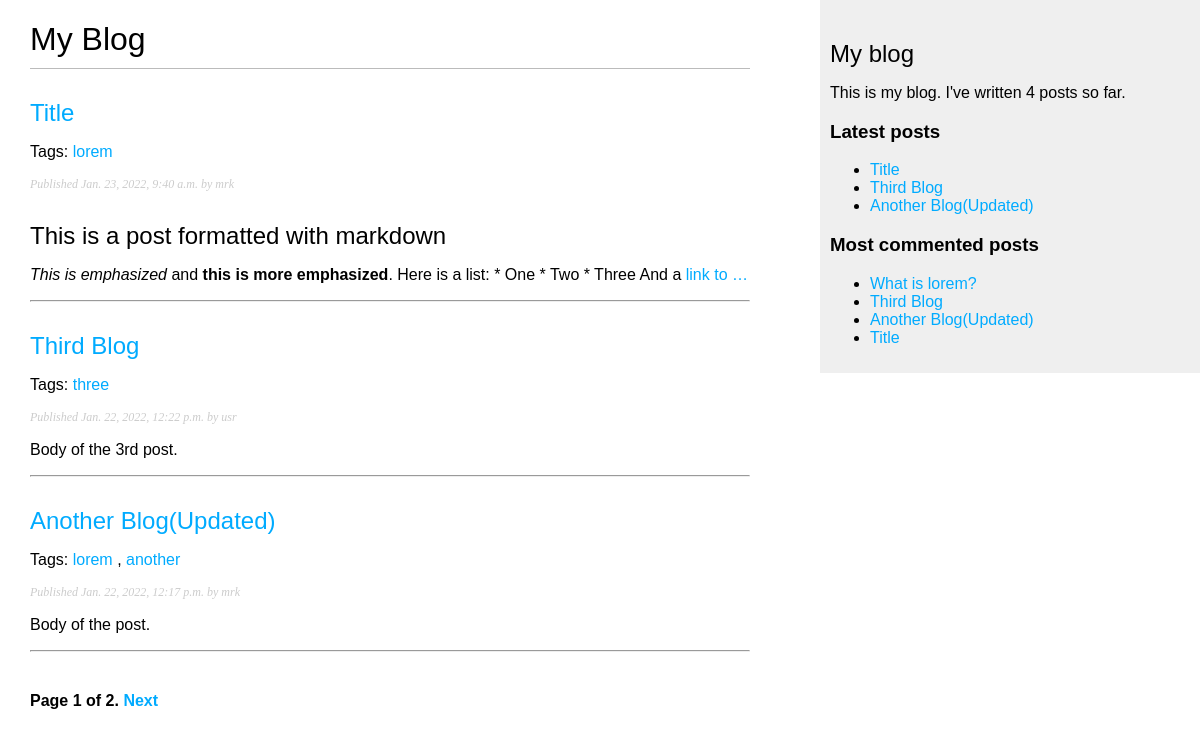
Screenshot of /blog/ with the database file from the repository.
### blog/models.py (models this page shows, shortened)
class Post(models.Model):
    STATUS_CHOICES = ( ('draft', 'Draft'), ('published', 'Published'),)
    title = models.CharField(max_length=250)
    slug = models.SlugField(max_length=250, unique_for_date='publish')
    author = models.ForeignKey(User, on_delete=models.CASCADE, related_name='blog_posts')
    body = models.TextField()
    publish = models.DateTimeField(default=timezone.now)
    created = models.DateTimeField(auto_now_add=True)
    updated = models.DateTimeField(auto_now=True)
    status = models.CharField(max_length=10, choices=STATUS_CHOICES, default='draft')
    tags = TaggableManager()
    objects = models.Manager() # The default manager.
    published = PublishedManager() # Our custom manager.
    def get_absolute_url(self):
        return reverse('blog:post_detail', args=[self.publish.year, self.publish.month, self.publish.day, self.slug])
    class Meta:
        ordering = ('-publish',)

### blog/views.py (the view)
# urls.py: path('', views.post_list, name='post_list'),
def post_list(request, tag_slug=None):
    object_list = Post.published.all()
    tag = None
    if tag_slug:
        tag = get_object_or_404(Tag, slug=tag_slug)
        object_list = object_list.filter(tags__in=[tag])
    paginator = Paginator(object_list, 3) # 3 posts in each page
    page = request.GET.get('page')
    try:
        posts = paginator.page(page)
    except PageNotAnInteger:
        posts = paginator.page(1)
    except EmptyPage:
        posts = paginator.page(paginator.num_pages)
    return render(request, 'blog/post/list.html', {'page': page, 'posts': posts, 'tag': tag})

### blog/models.py (called while the page is built)
    def get_queryset(self):
        return super(PublishedManager, self).get_queryset() \
                                            . filter(status='published')

### blog/templatetags/blog_tags.py (called while the page is built)
@register.simple_tag
def total_posts():
    return Post.published.count()

@register.inclusion_tag('blog/post/latest_posts.html')
def show_latest_posts(count=5):
    latest_posts = Post.published.order_by('-publish')[:count]
    return {'latest_posts': latest_posts}

@register.simple_tag
def get_most_commented_posts(count=5):
    return Post.published.annotate(total_comments=Count('comments')).order_by('-total_comments')[:count]

@register.filter(name='markdown')
def markdown_format(text):
    return mark_safe(markdown.markdown(text))

### blog/templates/blog/post/list.html (shortened to what this page needs)
{% extends "blog/base.html" %}
{% load blog_tags %}
{% block content %}
<h1>My Blog</h1>
{% for post in posts %}
    <h2>
        <a href="{{ post.get_absolute_url }}"> {{ post.title }} </a>
    </h2>
    <p class="tags">
        Tags:
        {% for tag in post.tags.all %}
            <a href="{% url 'blog:post_list_by_tag' tag.slug %}"> {{ tag.name }} </a>
            {% if not forloop.last %}, {% endif %}
        {% endfor %}
    </p>
    <p class="date">
        Published {{ post.publish }} by {{ post.author }}
    </p>
    {{ post.body|markdown|truncatewords_html:30 }}
    <hr>
{% endfor %}
{% include "pagination.html" with page=posts %}
{% endblock %}

### blog/templates/blog/base.html (shortened to what this page needs)
{% load blog_tags %}
{% load static %}
<!DOCTYPE html>
<html>
<head>
<link href="{% static 'css/base.css' %}" rel="stylesheet">
</head>
<body>
    <div id="content">
        {% block content %}
        {% endblock %}
    </div>
    <div id="sidebar">
            <h2>My blog</h2>
            <p>This is my blog. I've written {% total_posts %} posts so far.</p>
            <h3>Latest posts</h3>
            {% show_latest_posts 3 %}
            <h3>Most commented posts</h3>
                {% get_most_commented_posts as most_commented_posts %}
            <ul>
            {% for post in most_commented_posts %}
                <li>
                    <a href="{{ post.get_absolute_url }}">{{ post.title }}</a>
                </li>
            {% endfor %}
    </ul>
    </div>
</body>
</html>

### blog/templates/pagination.html (shortened to what this page needs)
<div class="pagination">
    <span class="step-links">
    <span class="current">
    Page {{ page.number }} of {{ page.paginator.num_pages }}.
    </span>
    {% if page.has_next %}
    <a href="?page={{ page.next_page_number }}">Next</a>
    {% endif %}
    </span>
</div>

### blog/templates/blog/post/latest_posts.html
<ul>
    {% for post in latest_posts %}
    <li>
    <a href="{{ post.get_absolute_url }}">{{ post.title }}</a>
    </li>
    {% endfor %}
</ul>

### blog/static/css/base.css (style rules this page uses)
body { margin:0; padding:0; font-family:helvetica, sans-serif; }
a { color:#00abff; text-decoration:none; }
h1 { font-weight:normal; border-bottom:1px solid #bbb; padding:0 0 10px 0; }
h2 { font-weight:normal; margin:30px 0 0; }
#content { float:left; width:60%; padding:0 0 0 30px; }
#sidebar { float:right; width:30%; padding:10px; background:#efefef; height:100%; }
p.date { color:#ccc; font-family: georgia, serif; font-size: 12px; font-style: italic; }
.pagination { margin:40px 0; font-weight:bold; }

### rows the page displays
Post: title "Title", publish "Jan. 23, 2022, 9:40 a.m.", author "mrk", body "This is a post formatted with markdown This is emphasized and this is more emphasized . Here is a list: * One * Two * Three And a link to …"
Tag: name "lorem"
Post: title "Third Blog", publish "Jan. 22, 2022, 12:22 p.m.", author "usr", body "Body of the 3rd post."
Tag: name "three"
Post: title "Another Blog(Updated)", publish "Jan. 22, 2022, 12:17 p.m.", author "mrk", body "Body of the post."
Tag: name "another"
Post: title "What is lorem?"

### other values shown
{{ page.number }} "1"
{{ page.paginator.num_pages }} "2"
